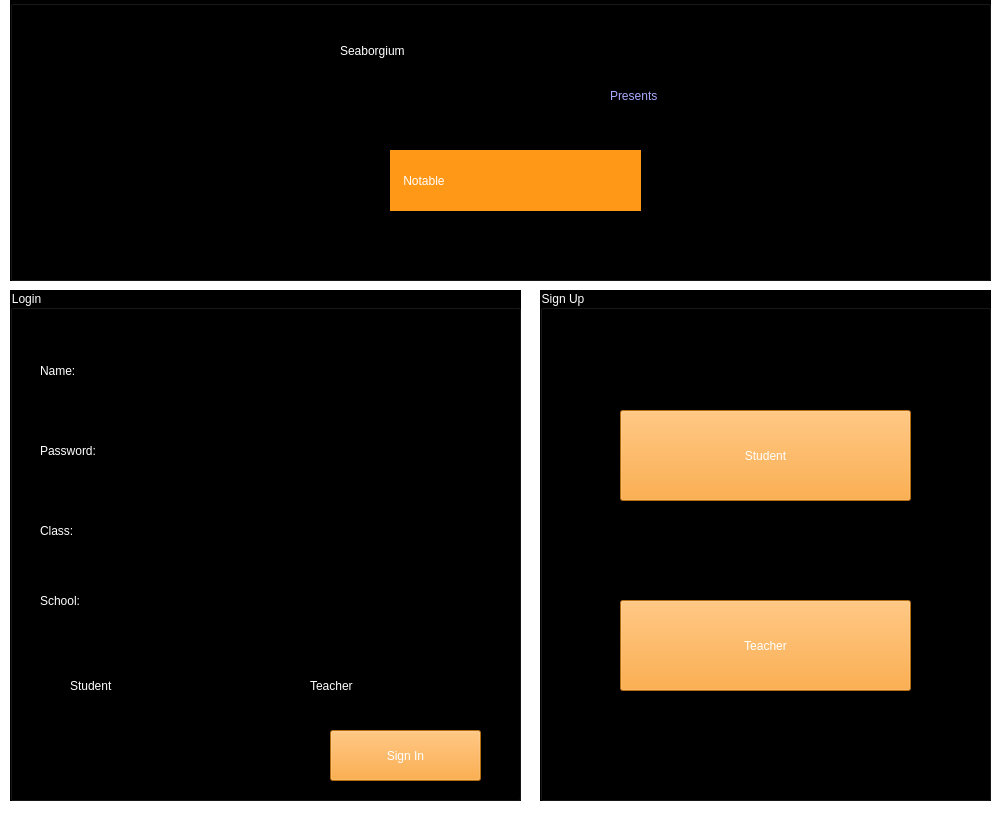
<?xml version="1.0" encoding="UTF-8"?>
<ui version="4.0">
 <class>MainWindow</class>
 <widget class="QMainWindow" name="MainWindow">
  <property name="geometry">
   <rect>
    <x>0</x>
    <y>0</y>
    <width>998</width>
    <height>834</height>
   </rect>
  </property>
  <property name="windowTitle">
   <string>MainWindow</string>
  </property>
  <property name="styleSheet">
   <string notr="true">background-color: rgb(255,255,255);</string>
  </property>
  <widget class="QWidget" name="centralwidget">
   <widget class="QGroupBox" name="groupBox">
    <property name="geometry">
     <rect>
      <x>10</x>
      <y>0</y>
      <width>981</width>
      <height>281</height>
     </rect>
    </property>
    <property name="styleSheet">
     <string notr="true">background-color: rgb(0, 0, 0);</string>
    </property>
    <property name="title">
     <string/>
    </property>
    <widget class="QLabel" name="label">
     <property name="geometry">
      <rect>
       <x>330</x>
       <y>10</y>
       <width>351</width>
       <height>81</height>
      </rect>
     </property>
     <property name="styleSheet">
      <string notr="true">font: 38pt &quot;Candara&quot;;
color: rgb(255, 255, 255);</string>
     </property>
     <property name="text">
      <string>Seaborgium</string>
     </property>
    </widget>
    <widget class="QLabel" name="label_2">
     <property name="geometry">
      <rect>
       <x>600</x>
       <y>80</y>
       <width>71</width>
       <height>31</height>
      </rect>
     </property>
     <property name="styleSheet">
      <string notr="true">color: rgb(170, 170, 255);
font: 11pt &quot;Candara&quot;;</string>
     </property>
     <property name="text">
      <string>Presents</string>
     </property>
    </widget>
    <widget class="QLabel" name="label_3">
     <property name="geometry">
      <rect>
       <x>380</x>
       <y>150</y>
       <width>251</width>
       <height>61</height>
      </rect>
     </property>
     <property name="styleSheet">
      <string notr="true">font: 30pt &quot;Candara&quot;;
background-color: rgb(255, 151, 23);

color: rgb(255, 255, 255);
</string>
     </property>
     <property name="text">
      <string>    Notable</string>
     </property>
    </widget>
    <widget class="QLabel" name="label_8">
     <property name="geometry">
      <rect>
       <x>650</x>
       <y>150</y>
       <width>91</width>
       <height>61</height>
      </rect>
     </property>
     <property name="styleSheet">
      <string notr="true">image: url(:/notable/Slide2.png);</string>
     </property>
     <property name="text">
      <string/>
     </property>
    </widget>
    <widget class="QLabel" name="label_9">
     <property name="geometry">
      <rect>
       <x>10</x>
       <y>10</y>
       <width>311</width>
       <height>251</height>
      </rect>
     </property>
     <property name="styleSheet">
      <string notr="true">image: url(:/ /element_106_sg_seSeaborgium.jpg);</string>
     </property>
     <property name="text">
      <string/>
     </property>
    </widget>
   </widget>
   <widget class="QGroupBox" name="groupBox_2">
    <property name="geometry">
     <rect>
      <x>10</x>
      <y>290</y>
      <width>511</width>
      <height>511</height>
     </rect>
    </property>
    <property name="styleSheet">
     <string notr="true">font: 20pt &quot;Candara&quot;;
background-color: rgb(0, 0, 0);
color: rgb(255, 255, 255);</string>
    </property>
    <property name="title">
     <string>Login</string>
    </property>
    <widget class="QLabel" name="label_4">
     <property name="geometry">
      <rect>
       <x>30</x>
       <y>60</y>
       <width>151</width>
       <height>41</height>
      </rect>
     </property>
     <property name="text">
      <string>Name:</string>
     </property>
    </widget>
    <widget class="QLabel" name="label_5">
     <property name="geometry">
      <rect>
       <x>30</x>
       <y>140</y>
       <width>151</width>
       <height>41</height>
      </rect>
     </property>
     <property name="text">
      <string>Password:</string>
     </property>
    </widget>
    <widget class="QLabel" name="label_6">
     <property name="geometry">
      <rect>
       <x>30</x>
       <y>220</y>
       <width>151</width>
       <height>41</height>
      </rect>
     </property>
     <property name="text">
      <string>Class:</string>
     </property>
    </widget>
    <widget class="QRadioButton" name="rb_student">
     <property name="geometry">
      <rect>
       <x>40</x>
       <y>380</y>
       <width>171</width>
       <height>31</height>
      </rect>
     </property>
     <property name="text">
      <string>Student</string>
     </property>
    </widget>
    <widget class="QRadioButton" name="rb_teacher">
     <property name="geometry">
      <rect>
       <x>280</x>
       <y>380</y>
       <width>171</width>
       <height>31</height>
      </rect>
     </property>
     <property name="text">
      <string>Teacher</string>
     </property>
    </widget>
    <widget class="QLabel" name="label_7">
     <property name="geometry">
      <rect>
       <x>30</x>
       <y>290</y>
       <width>151</width>
       <height>41</height>
      </rect>
     </property>
     <property name="text">
      <string>School:</string>
     </property>
    </widget>
    <widget class="QPushButton" name="pb_sign_in">
     <property name="geometry">
      <rect>
       <x>320</x>
       <y>440</y>
       <width>151</width>
       <height>51</height>
      </rect>
     </property>
     <property name="styleSheet">
      <string notr="true">background-color: rgb(255, 151, 23);
</string>
     </property>
     <property name="text">
      <string>Sign In</string>
     </property>
    </widget>
    <widget class="QLineEdit" name="lne_name">
     <property name="geometry">
      <rect>
       <x>180</x>
       <y>60</y>
       <width>291</width>
       <height>41</height>
      </rect>
     </property>
     <property name="styleSheet">
      <string notr="true">background-color: rgb(0, 0, 0);
font: 16pt &quot;Candara&quot;;
color: rgb(255, 255, 255);</string>
     </property>
    </widget>
    <widget class="QLineEdit" name="lne_class">
     <property name="geometry">
      <rect>
       <x>180</x>
       <y>220</y>
       <width>291</width>
       <height>41</height>
      </rect>
     </property>
     <property name="styleSheet">
      <string notr="true">background-color: rgb(0, 0, 0);
font: 16pt &quot;Candara&quot;;
color: rgb(255, 255, 255);</string>
     </property>
    </widget>
    <widget class="QLineEdit" name="lne_password">
     <property name="geometry">
      <rect>
       <x>180</x>
       <y>140</y>
       <width>291</width>
       <height>41</height>
      </rect>
     </property>
     <property name="styleSheet">
      <string notr="true">background-color: rgb(0, 0, 0);
font: 16pt &quot;Candara&quot;;
color: rgb(255, 255, 255);</string>
     </property>
    </widget>
    <widget class="QLineEdit" name="lne_school">
     <property name="geometry">
      <rect>
       <x>180</x>
       <y>290</y>
       <width>291</width>
       <height>41</height>
      </rect>
     </property>
     <property name="styleSheet">
      <string notr="true">background-color: rgb(0, 0, 0);
font: 16pt &quot;Candara&quot;;
color: rgb(255, 255, 255);</string>
     </property>
    </widget>
   </widget>
   <widget class="QGroupBox" name="groupBox_3">
    <property name="geometry">
     <rect>
      <x>540</x>
      <y>290</y>
      <width>451</width>
      <height>511</height>
     </rect>
    </property>
    <property name="styleSheet">
     <string notr="true">font: 20pt &quot;Candara&quot;;
background-color: rgb(0, 0, 0);
color: rgb(255, 255, 255);</string>
    </property>
    <property name="title">
     <string>Sign Up</string>
    </property>
    <widget class="QPushButton" name="pb_student">
     <property name="geometry">
      <rect>
       <x>80</x>
       <y>120</y>
       <width>291</width>
       <height>91</height>
      </rect>
     </property>
     <property name="styleSheet">
      <string notr="true">background-color: rgb(255, 151, 23);
</string>
     </property>
     <property name="text">
      <string>Student</string>
     </property>
    </widget>
    <widget class="QPushButton" name="pb_teacher">
     <property name="geometry">
      <rect>
       <x>80</x>
       <y>310</y>
       <width>291</width>
       <height>91</height>
      </rect>
     </property>
     <property name="styleSheet">
      <string notr="true">background-color: rgb(255, 151, 23);
</string>
     </property>
     <property name="text">
      <string>Teacher</string>
     </property>
    </widget>
    <widget class="QLabel" name="label_10">
     <property name="geometry">
      <rect>
       <x>180</x>
       <y>40</y>
       <width>151</width>
       <height>41</height>
      </rect>
     </property>
     <property name="styleSheet">
      <string notr="true">color: rgb(0, 0, 0);
</string>
     </property>
     <property name="text">
      <string/>
     </property>
    </widget>
   </widget>
  </widget>
  <widget class="QMenuBar" name="menubar">
   <property name="geometry">
    <rect>
     <x>0</x>
     <y>0</y>
     <width>998</width>
     <height>26</height>
    </rect>
   </property>
  </widget>
 </widget>
 <resources>
  <include location="try.qrc"/>
 </resources>
 <connections/>
</ui>
